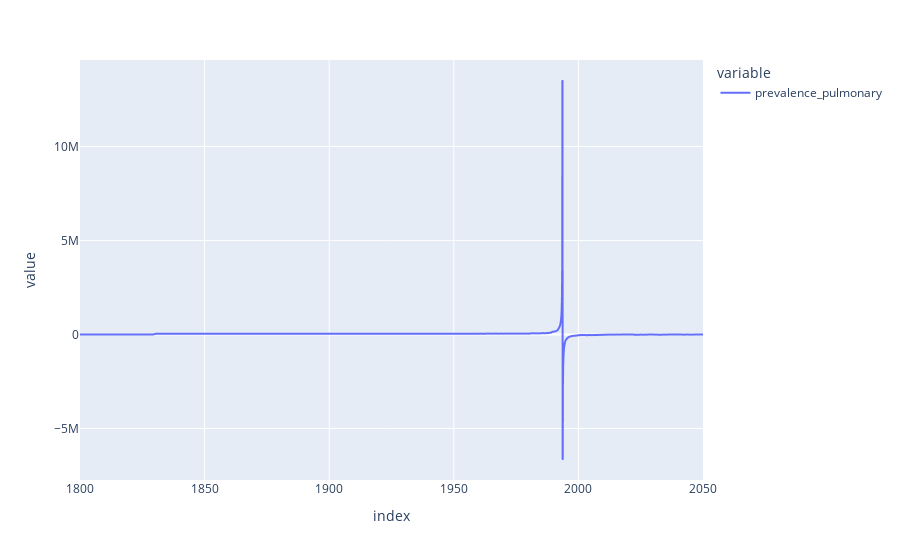

This figure's notebook cell:
### Code cell
df['prevalence_pulmonary'].plot()

### Figure 1 — Plotly figure (JSON) as saved in the notebook; plotly's stock layout.template omitted (floating-point values rounded to 4 significant figures; data arrays with more than 128 entries replaced by an {"elided": "..."} marker saying what was removed)
{"data": [{"hovertemplate": "variable=prevalence_pulmonary<br>index=%{x}<br>value=%{y}<extra></extra>", "legendgroup": "prevalence_pulmonary", "line": {"color": "#636efa", "dash": "solid"}, "marker": {"symbol": "circle"}, "mode": "lines", "name": "prevalence_pulmonary", "showlegend": true, "type": "scattergl", "x": {"elided": "2501 float values"}, "xaxis": "x", "y": {"elided": "2501 float values"}, "yaxis": "y"}], "layout": {"legend": {"title": {"text": "variable"}, "tracegroupgap": 0}, "margin": {"t": 60}, "xaxis": {"anchor": "y", "domain": [0, 1], "title": {"text": "index"}}, "yaxis": {"anchor": "x", "domain": [0, 1], "title": {"text": "value"}}}}
